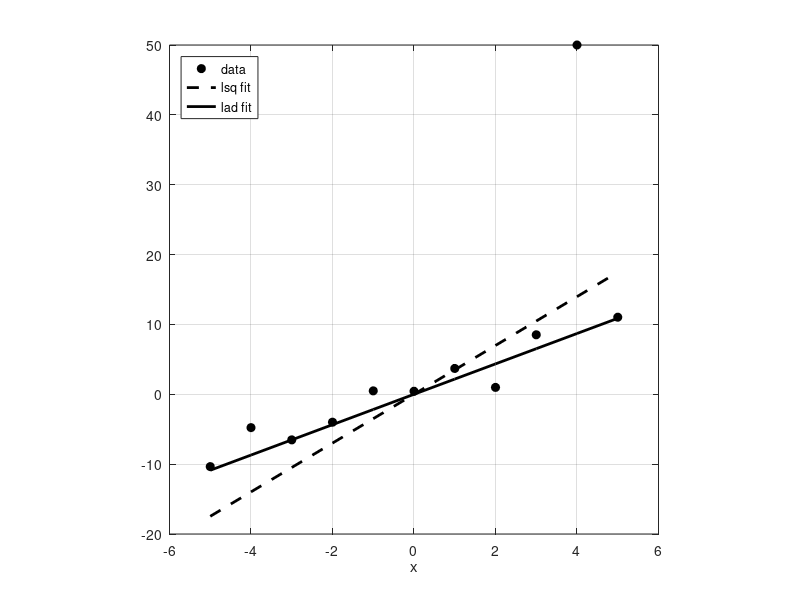

Write MATLAB code to recreate this figure. (Note: this script raises an error after producing the figure.)
rng(666, 'twister');
x = (-5:5)';
N = length(x);
d = 2*x + 4*(2*rand(N,1) - 1);
% generate outlier
d(10) = 50;
% lsq
aEstimate = x'*d / (x'*x);

% lad
numIter = 10;
aLAD = aEstimate;
for k = 1:numIter
  w = 1 ./ ( abs(aLAD*x - d) + eps );
  aLAD = w' * (d.*x) / (w' * (x.^2));
end

plot(x, d, 'ko', 'MarkerFaceColor', 'k')
hold on
plot(x, aEstimate*x, 'k--', 'LineWidth', 2)
plot(x, aLAD*x, 'k-', 'LineWidth', 2)
hold off, axis square, grid on, xlabel('x')
legend('data', 'lsq fit', 'lad fit', 'location', 'Northwest')
show()
